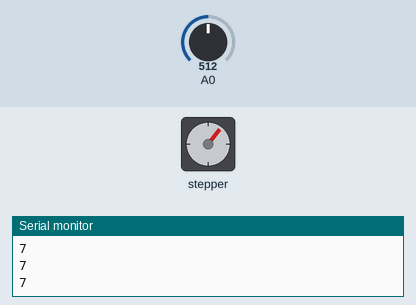
Simulated run of this sketch. Board: Arduino Uno, built with avr-gcc and run on an emulated ATmega328P. Shown: stepper motor, the last lines printed to the serial monitor. The test bench sets the inputs (shaded band); at power-on: A0 = 512. Stepper angles assume 2048 steps per turn.

Above: at 1.2 s.
1.3 s: A0 set to 716
At 1.71 s:
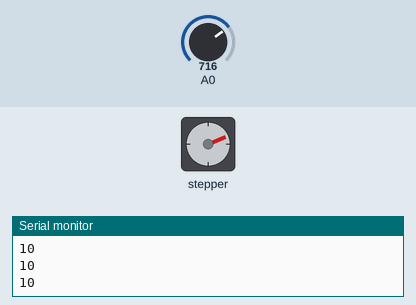
4.3 s: A0 set to 306
7.3 s: A0 set to 122
At 8.3 s:
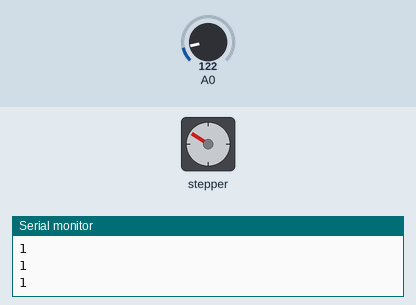
8.8 s: A0 set to 131
10.3 s: A0 set to 143
At 11.0 s:
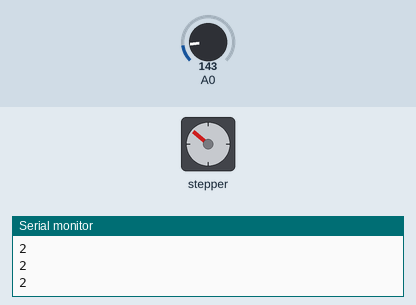
13.3 s: A0 set to 0
At 14.0 s:
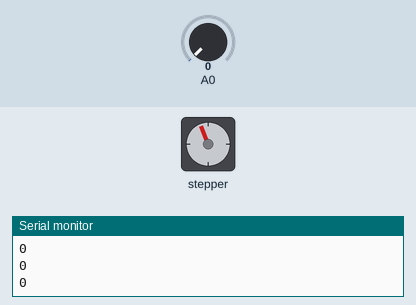
Timing chart, 0 to 15.8 s (numbered marks = the images above; inputs shaded):
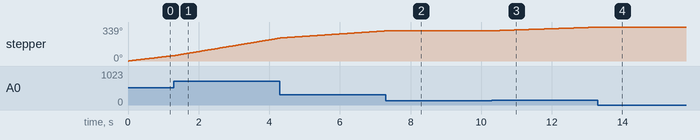

Measured:
- after the input at 7.3 s, stepper: goes on until 7.3 s, then stays 302°
- after the input at 10.3 s, stepper: keeps turning clockwise at about 12°/s, starting after 0.05 s
- after the input at 13.3 s, stepper: goes on until 13.4 s, then stays 339°

The sketch:

second.ino
```cpp
#include <Stepper.h>
const int passosPorVolta = 2048;
Stepper meuMotor( passosPorVolta , 8 , 10 , 9 , 11);

void setup () {
  Serial.begin(9600);
}


void loop () {
  int potenciometro = analogRead(A0);
  int velocidade = map(potenciometro, 0, 1023, 0, 15);
  Serial.println(velocidade);
  meuMotor.setSpeed(velocidade);
  if(velocidade > 1)
    meuMotor.step(10);
}
```
